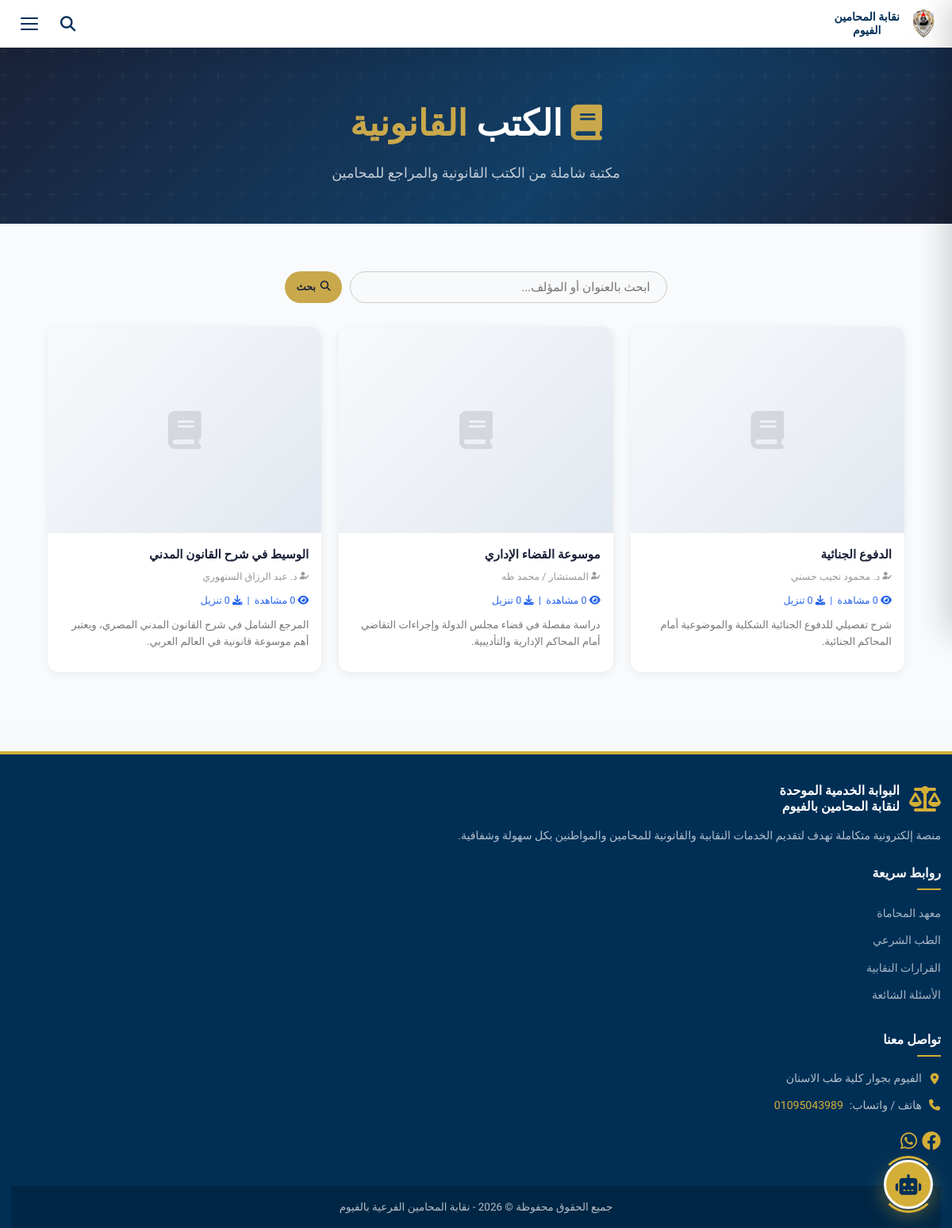
/library/books/, run on the app's committed database.
### core/models.py (models this page shows, shortened)
class LibraryBook(models.Model):
    title       = models.CharField(max_length=300, verbose_name="عنوان الكتاب")
    author      = models.CharField(max_length=200, blank=True, verbose_name="اسم المؤلف")
    description = models.TextField(blank=True, verbose_name="نبذة عن الكتاب")
    cover_image = models.ImageField(upload_to='library/books/', blank=True, null=True, verbose_name="صورة الغلاف")
    file        = models.FileField(upload_to='library/books/files/', blank=True, null=True, verbose_name="ملف PDF")
    external_url= models.URLField(blank=True, max_length=800, verbose_name="رابط خارجي")
    is_active   = models.BooleanField(default=True, verbose_name="منشور")
    views_count = models.PositiveIntegerField(default=0, verbose_name="عدد المشاهدات")
    downloads_count = models.PositiveIntegerField(default=0, verbose_name="عدد التنزيلات")
    created_at  = models.DateTimeField(auto_now_add=True)
    class Meta:
        verbose_name = "كتاب قانوني"
        verbose_name_plural = "الكتب القانونية"
        ordering = ['-created_at']

### core/views.py (the view)
# urls.py: path('library/books/', views.library_books, name='library_books'),
def library_books(request):
    q = request.GET.get('q', '').strip()
    qs = LibraryBook.objects.filter(is_active=True)
    if q:
        qs = qs.filter(Q(title__icontains=q) | Q(author__icontains=q))
    return render(request, 'library/library_books.html', {'books': qs, 'q': q})

### core/context_processors.py (called while the page is built)
def site_settings(request):
    try:
        from .models import SiteSettings
        obj = SiteSettings.objects.first()
        if obj is None:
            obj = SiteSettings()  # unsaved instance with all field defaults
        return {'site_settings': obj}
    except Exception:
        try:
            from .models import SiteSettings
            return {'site_settings': SiteSettings()}  # All defaults, no DB needed
        except Exception:
            return {'site_settings': None}

### templates/library/library_books.html (shortened to what this page needs)
{% extends 'base.html' %}
{% block content %}
<div class="lib-hero">
    <h1><i class="fa-solid fa-book ms-3" style="color:var(--lib-gold);"></i> الكتب <span>القانونية</span></h1>
    <p>مكتبة شاملة من الكتب القانونية والمراجع للمحامين</p>
</div>
<section class="lib-section">
    <form method="GET" style="margin-bottom:30px;display:flex;gap:10px;justify-content:center;">
        <input type="text" name="q" value="{{ q }}" class="form-control" placeholder="ابحث بالعنوان أو المؤلف..." style="max-width:400px;border-radius:25px;padding:10px 20px;border:1px solid #ccc;">
        <button type="submit" class="lib-btn-dl" style="border:none;cursor:pointer;"><i class="fa-solid fa-search"></i> بحث</button>
    </form>
    {% if books %}
    <div class="lib-grid lib-grid-3">
        {% for b in books %}
        <div class="lib-card" >
            <div class="lib-card-cover">
                {% if b.cover_image %}<img src="{{ b.cover_image.url }}" alt="{{ b.title }}">{% else %}<i class="fa-solid fa-book"></i>{% endif %}
            </div>
            <div class="lib-card-body">
                <h4>{{ b.title }}</h4>
                {% if b.author %}<div class="lib-card-meta"> {{ b.author }}</div>{% endif %}
                <div class="lib-card-meta" style="color:#2563eb; font-weight: 500;">
                    <i class="fa-solid fa-eye ms-1"></i> {{ b.views_count }} مشاهدة &nbsp;|&nbsp;
                    <i class="fa-solid fa-download ms-1"></i> {{ b.downloads_count }} تنزيل
                </div>
                <p>{{ b.description|truncatechars:100 }}</p>
            </div>
        </div>
        {% endfor %}
    </div>
    {% else %}<p class="lib-empty"><i class="fa-regular fa-folder-open fa-2x" style="display:block;margin-bottom:10px;"></i>لا توجد كتب{% if q %} تطابق "{{ q }}"{% endif %}.</p>{% endif %}
</section>
{% endblock %}

### static/css/style.css (style rules this page uses)
:root { --primary: #004b87; --primary-dark: #002f56; --primary-light: #1a65a6; --gold: #d4af37; --gold-dark: #b5952f; --gold-light: #f4d982; --bg-color: #f8f9fa; --text-color: #2c3e50; --text-muted: #6c7a89; --border-color: #e1e8ed; --white: #ffffff; --danger: #e74c3c; --success: #27ae60; --shadow-sm: 0 4px 12px rgba(0,0,0,0.05); --shadow-md: 0 8px 24px rgba(0,0,0,0.08); --shadow-lg: 0 20px 40px rgba(0,0,0,0.12); --radius: 10px; --radius-lg: 20px; --transition: all 0.3s ease; }
* { margin: 0; padding: 0; box-sizing: border-box; }
body { font-family: 'Cairo', sans-serif; background-color: var(--bg-color); color: var(--text-color); line-height: 1.6; overflow-x: hidden; }
h1,h2,h3,h4,h5,h6 { font-family: 'Tajawal', sans-serif; font-weight: 700; color: var(--primary-dark); }
.form-control { width: 100%; padding: 11px 15px; border: 1.5px solid var(--border-color); border-radius: var(--radius); font-family: 'Cairo', sans-serif; font-size: 0.95rem; background: var(--bg-color); transition: var(--transition); }

### templates/library/library_books.html (style rules this page uses)
:root { --lib-gold: #c9a84c; --lib-dark: #1a2238; --lib-blue: #2563eb; }
.lib-hero { background: linear-gradient(135deg, #1a2238 0%, #113f67 60%, #1a2238 100%); padding: 60px 5% 50px; text-align: center; position: relative; overflow: hidden; }
.lib-hero::before { content: ''; position: absolute; inset: 0; }
.lib-hero h1 { font-size: 2.8rem; font-weight: 900; color: #fff; margin-bottom: 12px; position: relative; }
.lib-hero h1 span { color: var(--lib-gold); }
.lib-hero p { color: rgba(255,255,255,0.75); font-size: 1.1rem; max-width: 600px; margin: 0 auto; position: relative; }
.lib-section { padding: 60px 5%; background: #f8fafc; min-height: 50vh; }
.lib-grid { display: grid; gap: 22px; }
.lib-grid-3 { grid-template-columns: repeat(3, 1fr); }
.lib-card { background: #fff; border-radius: 14px; box-shadow: 0 2px 12px rgba(0,0,0,0.07); transition: transform .25s, box-shadow .25s; overflow: hidden; display: flex; flex-direction: column; }
.lib-card-cover { height: 260px; background: linear-gradient(135deg, #f8fafc, #e2e8f0); display: flex; align-items: center; justify-content: center; font-size: 3rem; color: rgba(0,0,0,0.1); position: relative; overflow: hidden; }
.lib-card-body { padding: 16px; flex: 1; display: flex; flex-direction: column; }
.lib-card-body h4 { font-size: 0.95rem; font-weight: 700; color: var(--lib-dark); margin-bottom: 6px; line-height: 1.5; }
.lib-card-body p { font-size: 0.82rem; color: #777; flex: 1; margin-bottom: 12px; line-height: 1.6; }
.lib-card-meta { font-size: 0.78rem; color: #999; margin-bottom: 10px; }
.lib-btn-dl { display: inline-flex; align-items: center; gap: 6px; background: var(--lib-gold); color: var(--lib-dark); padding: 7px 14px; border-radius: 20px; font-weight: 700; font-size: 0.8rem; text-decoration: none; transition: background .2s; }

### data on the page
LibraryBook: title "الدفوع الجنائية", author "د. محمود نجيب حسني", description "شرح تفصيلي للدفوع الجنائية الشكلية والموضوعية أمام المحاكم الجنائية."
LibraryBook: title "موسوعة القضاء الإداري", author "المستشار / محمد طه", description "دراسة مفصلة في قضاء مجلس الدولة وإجراءات التقاضي أمام المحاكم الإدارية والتأديبية."
LibraryBook: title "الوسيط في شرح القانون المدني", author "د. عبد الرزاق السنهوري", downloads_count "0", description "المرجع الشامل في شرح القانون المدني المصري، ويعتبر أهم موسوعة قانونية في العالم العربي."
